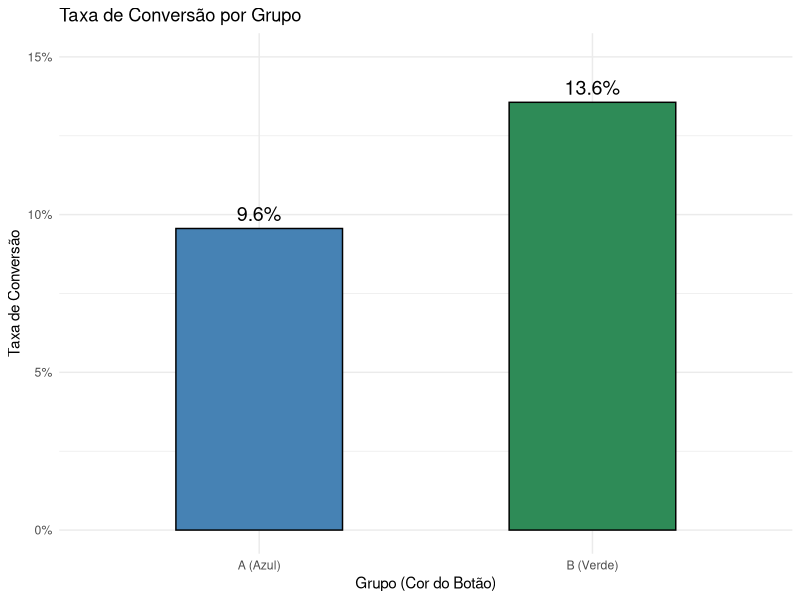
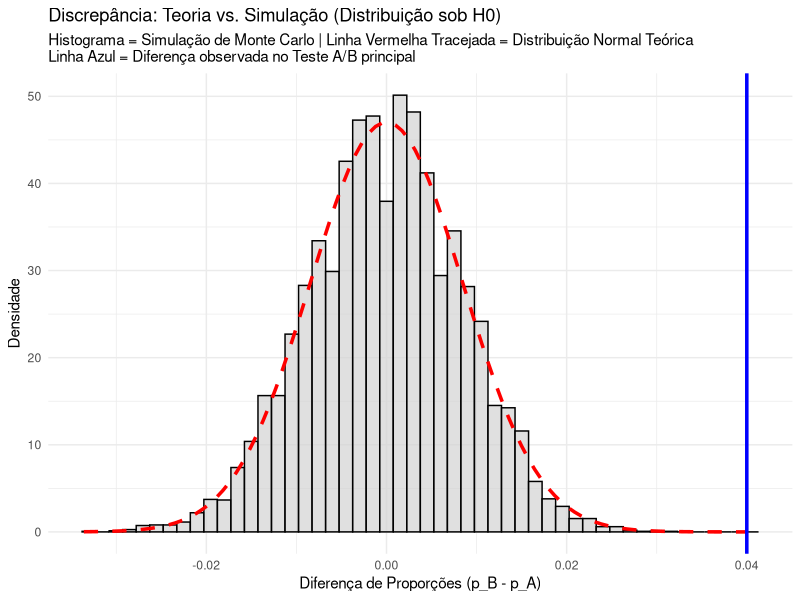

Here is the R script that generated these plots, in order:
# Carregar pacotes necessários
library(ggplot2)
library(dplyr)

# ==========================================
# 1. CONFIGURAÇÃO DOS PARÂMETROS DO ESTUDO
# ==========================================
set.seed(42)

# Tamanho da amostra por grupo (visitantes)
n_A <- 2500 
n_B <- 2500

# Taxas de conversão REAIS (Desconhecidas no mundo real, mas fixadas para a simulação)
# Vamos assumir que o botão Verde (B) é de fato melhor
p_A_verdadeiro <- 0.10
p_B_verdadeiro <- 0.13 

# ==========================================
# 2. SIMULAÇÃO DO EXPERIMENTO (UM ÚNICO TESTE)
# ==========================================
# Simulando o número de conversões usando a distribuição Binomial
conv_A <- rbinom(n = 1, size = n_A, prob = p_A_verdadeiro)
conv_B <- rbinom(n = 1, size = n_B, prob = p_B_verdadeiro)

# Taxas observadas na amostra
p_A_obs <- conv_A / n_A
p_B_obs <- conv_B / n_B

cat("--- Resultados do Experimento Observado ---\n")
cat("Taxa de Conversão Grupo A (Controle):", round(p_A_obs * 100, 2), "%\n")
cat("Taxa de Conversão Grupo B (Tratamento):", round(p_B_obs * 100, 2), "%\n\n")

# ==========================================
# 3. INTERPRETAÇÃO E TESTE ESTATÍSTICO TEÓRICO
# ==========================================
# Aplicando o teste de proporções (Teste Z)
teste_ab <- prop.test(x = c(conv_A, conv_B), 
                      n = c(n_A, n_B), 
                      alternative = "two.sided", 
                      correct = FALSE) # Sem correção de Yates para alinhar com o Teorema Central do Limite puro

print(teste_ab)

# Interpretação Probabilística
p_valor <- teste_ab$p.value
if(p_valor < 0.05) {
  cat("\nConclusão: Rejeitamos H0 (p-valor =", p_valor, "). Há evidência estatística de que o botão Verde converte mais.\n")
} else {
  cat("\nConclusão: Falhamos em rejeitar H0 (p-valor =", p_valor, "). Não há evidência suficiente de diferença.\n")
}

# ==========================================
# 4. DISCREPÂNCIA ENTRE TEORIA E SIMULAÇÃO
# ==========================================
# Para validar o modelo teórico, vamos simular 10.000 testes A/B assumindo que H0 É VERDADEIRA 

n_simulacoes <- 10000
p_h0 <- 0.10

# Simulação de Monte Carlo vetorizada para velocidade
sim_A <- rbinom(n_simulacoes, n_A, p_h0) / n_A
sim_B <- rbinom(n_simulacoes, n_B, p_h0) / n_B
diferencas_simuladas <- sim_B - sim_A

# Parâmetros teóricos da Normal sob H0
erro_padrao_teorico <- sqrt(p_h0 * (1 - p_h0) * (1/n_A + 1/n_B))


df_simulacao <- data.frame(Diferenca = diferencas_simuladas)

# ==========================================
# 5. GRÁFICOS
# ==========================================

# Gráfico 1: Taxas de Conversão Observadas
df_barras <- data.frame(
  Grupo = c("A (Azul)", "B (Verde)"),
  Taxa = c(p_A_obs, p_B_obs)
)

g1 <- ggplot(df_barras, aes(x = Grupo, y = Taxa, fill = Grupo)) +
  geom_bar(stat = "identity", width = 0.5, color = "black") +
  geom_text(aes(label = scales::percent(Taxa, accuracy = 0.1)), vjust = -0.5, size = 5) +
  scale_fill_manual(values = c("steelblue", "seagreen")) +
  scale_y_continuous(labels = scales::percent, limits = c(0, 0.15)) +
  labs(title = "Taxa de Conversão por Grupo",
       y = "Taxa de Conversão", x = "Grupo (Cor do Botão)") +
  theme_minimal() +
  theme(legend.position = "none")

print(g1)

# Gráfico 2: Teoria vs Simulação (Distribuição Nula)
g2 <- ggplot(df_simulacao, aes(x = Diferenca)) +
  geom_histogram(aes(y = ..density..), bins = 50, fill = "lightgray", color = "black", alpha = 0.7) +

  stat_function(fun = dnorm, args = list(mean = 0, sd = erro_padrao_teorico), 
                color = "red", size = 1.2, linetype = "dashed") +

  geom_vline(xintercept = (p_B_obs - p_A_obs), color = "blue", size = 1.2) +
  labs(title = "Discrepância: Teoria vs. Simulação (Distribuição sob H0)",
       subtitle = "Histograma = Simulação de Monte Carlo | Linha Vermelha Tracejada = Distribuição Normal Teórica\nLinha Azul = Diferença observada no Teste A/B principal",
       x = "Diferença de Proporções (p_B - p_A)",
       y = "Densidade") +
  theme_minimal()

print(g2)
